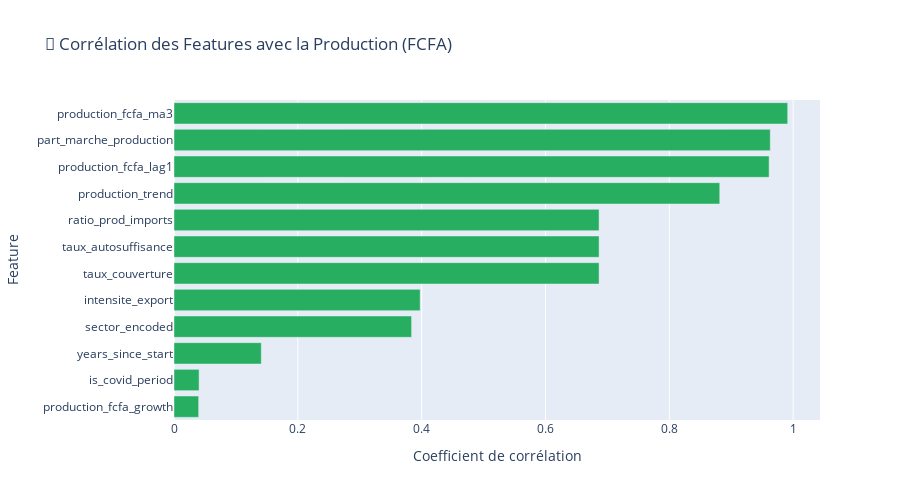

The notebook cell saved with this chart:
### Code cell
# Import paresseux de plotly (utilisé uniquement pour cette visualisation)
import plotly.graph_objects as go

# 9.2 Corrélation des nouvelles features avec la production
key_features = ['taux_couverture', 'intensite_export', 'ratio_prod_imports',
                'part_marche_production', 'taux_autosuffisance', 'production_fcfa_lag1',
                'production_fcfa_growth', 'production_fcfa_ma3', 'production_trend',
                'is_covid_period', 'years_since_start', 'sector_encoded']

# Calcul des corrélations avec la cible
correlations = df_ml[key_features + ['production_fcfa']].corr()['production_fcfa'].drop('production_fcfa')
correlations = correlations.sort_values(ascending=True)

# Visualisation
fig = go.Figure()
fig.add_trace(go.Bar(
    y=correlations.index,
    x=correlations.values,
    orientation='h',
    marker_color=['#e74c3c' if x < 0 else '#27ae60' for x in correlations.values]
))

fig.update_layout(
    title='🔗 Corrélation des Features avec la Production (FCFA)',
    xaxis_title='Coefficient de corrélation',
    yaxis_title='Feature',
    height=500
)
fig.show()

print("\n📊 Top 5 features les plus corrélées avec la production:")
for feat, corr in correlations.abs().sort_values(ascending=False).head(5).items():
    print(f"   - {feat}: {correlations[feat]:.3f}")

### Figure 1 — Plotly figure (JSON) as saved in the notebook; plotly's stock layout.template omitted (floating-point values rounded to 4 significant figures)
{"data": [{"marker": {"color": ["#27ae60", "#27ae60", "#27ae60", "#27ae60", "#27ae60", "#27ae60", "#27ae60", "#27ae60", "#27ae60", "#27ae60", "#27ae60", "#27ae60"]}, "orientation": "h", "type": "bar", "x": [0.03984, 0.04049, 0.141, 0.3837, 0.3976, 0.6865, 0.6865, 0.6865, 0.8814, 0.9612, 0.963, 0.9912], "y": ["production_fcfa_growth", "is_covid_period", "years_since_start", "sector_encoded", "intensite_export", "taux_couverture", "taux_autosuffisance", "ratio_prod_imports", "production_trend", "production_fcfa_lag1", "part_marche_production", "production_fcfa_ma3"]}], "layout": {"height": 500, "title": {"text": "🔗 Corrélation des Features avec la Production (FCFA)"}, "xaxis": {"title": {"text": "Coefficient de corrélation"}}, "yaxis": {"title": {"text": "Feature"}}}}
